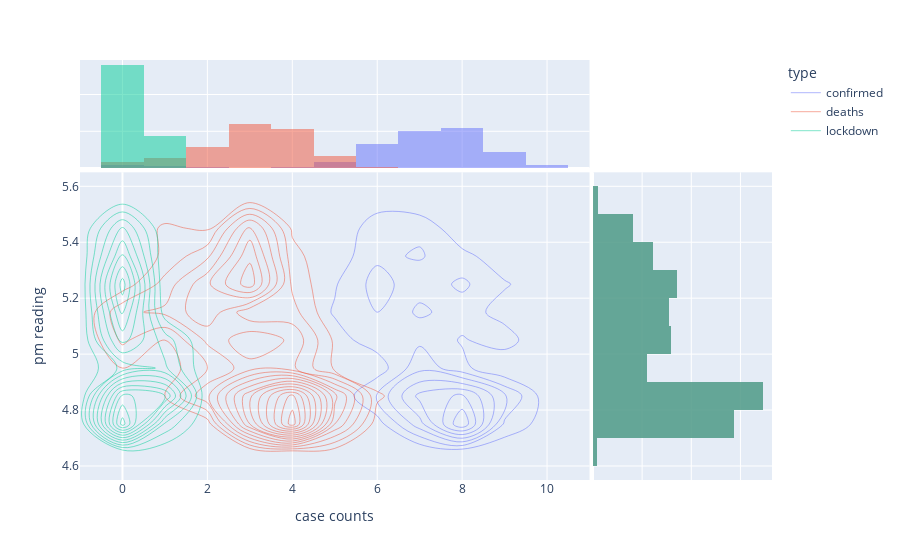

Notebook code cell kept with this figure:
### Code cell
df = covid_cases_two_year_stacked_pm
fig = px.density_contour(df, x="case counts", y="pm reading", marginal_x="histogram", marginal_y="histogram",color='type')
fig.show()

### Figure 1 — Plotly figure (JSON) as saved in the notebook; plotly's stock layout.template omitted (floating-point values rounded to 4 significant figures; data arrays with more than 128 entries replaced by an {"elided": "..."} marker saying what was removed)
{"data": [{"contours": {"coloring": "none"}, "hovertemplate": "type=confirmed<br>case counts=%{x}<br>pm reading=%{y}<br>count=%{z}<extra></extra>", "legendgroup": "confirmed", "line": {"color": "#636efa"}, "name": "confirmed", "showlegend": true, "type": "histogram2dcontour", "x": {"elided": "730 float values"}, "xaxis": "x", "xbingroup": "x", "y": {"elided": "730 float values"}, "yaxis": "y", "ybingroup": "y"}, {"alignmentgroup": "True", "bingroup": "x", "hovertemplate": "type=confirmed<br>case counts=%{x}<br>count=%{y}<extra></extra>", "legendgroup": "confirmed", "marker": {"color": "#636efa"}, "name": "confirmed", "offsetgroup": "confirmed", "opacity": 0.5, "showlegend": false, "type": "histogram", "x": {"elided": "730 float values"}, "xaxis": "x3", "yaxis": "y3"}, {"alignmentgroup": "True", "bingroup": "y", "hovertemplate": "type=confirmed<br>pm reading=%{y}<br>count=%{x}<extra></extra>", "legendgroup": "confirmed", "marker": {"color": "#636efa"}, "name": "confirmed", "offsetgroup": "confirmed", "opacity": 0.5, "showlegend": false, "type": "histogram", "xaxis": "x2", "y": {"elided": "730 float values"}, "yaxis": "y2"}, {"contours": {"coloring": "none"}, "hovertemplate": "type=deaths<br>case counts=%{x}<br>pm reading=%{y}<br>count=%{z}<extra></extra>", "legendgroup": "deaths", "line": {"color": "#EF553B"}, "name": "deaths", "showlegend": true, "type": "histogram2dcontour", "x": {"elided": "730 float values"}, "xaxis": "x", "xbingroup": "x", "y": {"elided": "730 float values"}, "yaxis": "y", "ybingroup": "y"}, {"alignmentgroup": "True", "bingroup": "x", "hovertemplate": "type=deaths<br>case counts=%{x}<br>count=%{y}<extra></extra>", "legendgroup": "deaths", "marker": {"color": "#EF553B"}, "name": "deaths", "offsetgroup": "deaths", "opacity": 0.5, "showlegend": false, "type": "histogram", "x": {"elided": "730 float values"}, "xaxis": "x3", "yaxis": "y3"}, {"alignmentgroup": "True", "bingroup": "y", "hovertemplate": "type=deaths<br>pm reading=%{y}<br>count=%{x}<extra></extra>", "legendgroup": "deaths", "marker": {"color": "#EF553B"}, "name": "deaths", "offsetgroup": "deaths", "opacity": 0.5, "showlegend": false, "type": "histogram", "xaxis": "x2", "y": {"elided": "730 float values"}, "yaxis": "y2"}, {"contours": {"coloring": "none"}, "hovertemplate": "type=lockdown<br>case counts=%{x}<br>pm reading=%{y}<br>count=%{z}<extra></extra>", "legendgroup": "lockdown", "line": {"color": "#00cc96"}, "name": "lockdown", "showlegend": true, "type": "histogram2dcontour", "x": {"elided": "730 float values"}, "xaxis": "x", "xbingroup": "x", "y": {"elided": "730 float values"}, "yaxis": "y", "ybingroup": "y"}, {"alignmentgroup": "True", "bingroup": "x", "hovertemplate": "type=lockdown<br>case counts=%{x}<br>count=%{y}<extra></extra>", "legendgroup": "lockdown", "marker": {"color": "#00cc96"}, "name": "lockdown", "offsetgroup": "lockdown", "opacity": 0.5, "showlegend": false, "type": "histogram", "x": {"elided": "730 float values"}, "xaxis": "x3", "yaxis": "y3"}, {"alignmentgroup": "True", "bingroup": "y", "hovertemplate": "type=lockdown<br>pm reading=%{y}<br>count=%{x}<extra></extra>", "legendgroup": "lockdown", "marker": {"color": "#00cc96"}, "name": "lockdown", "offsetgroup": "lockdown", "opacity": 0.5, "showlegend": false, "type": "histogram", "xaxis": "x2", "y": {"elided": "730 float values"}, "yaxis": "y2"}], "layout": {"barmode": "overlay", "legend": {"title": {"text": "type"}, "tracegroupgap": 0}, "margin": {"t": 60}, "xaxis": {"anchor": "y", "domain": [0.0, 0.7363], "title": {"text": "case counts"}}, "xaxis2": {"anchor": "y2", "domain": [0.7413, 1.0], "matches": "x2", "showgrid": true, "showline": false, "showticklabels": false, "ticks": ""}, "xaxis3": {"anchor": "y3", "domain": [0.0, 0.7363], "matches": "x", "showgrid": true, "showticklabels": false}, "xaxis4": {"anchor": "y4", "domain": [0.7413, 1.0], "matches": "x2", "showgrid": true, "showline": false, "showticklabels": false, "ticks": ""}, "yaxis": {"anchor": "x", "domain": [0.0, 0.7326], "title": {"text": "pm reading"}}, "yaxis2": {"anchor": "x2", "domain": [0.0, 0.7326], "matches": "y", "showgrid": true, "showticklabels": false}, "yaxis3": {"anchor": "x3", "domain": [0.7426, 1.0], "matches": "y3", "showgrid": true, "showline": false, "showticklabels": false, "ticks": ""}, "yaxis4": {"anchor": "x4", "domain": [0.7426, 1.0], "matches": "y3", "showgrid": true, "showline": false, "showticklabels": false, "ticks": ""}}}
